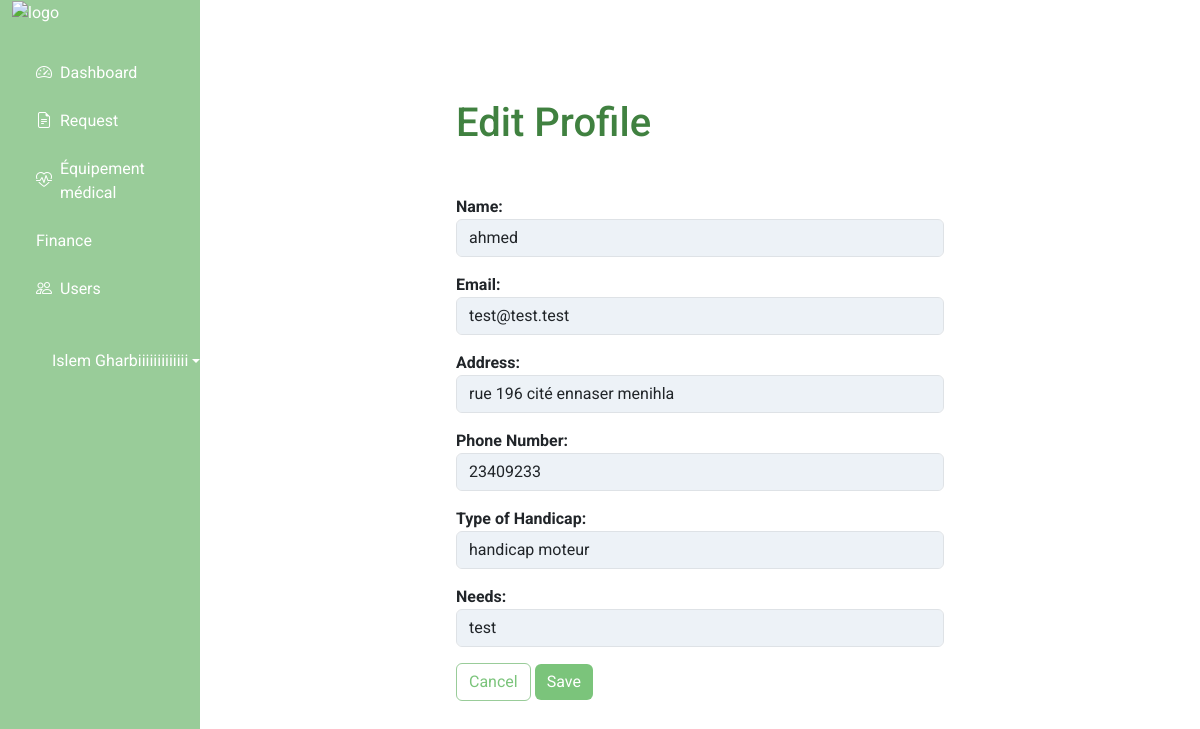
Screenshot of /back_office/edit_beneficiaire.php?id=43 (signed in) with the database file from the repository.
### tables this page shows
CREATE TABLE `users` (
  `id` int(11) NOT NULL,
  `name` varchar(25) NOT NULL,
  `email` varchar(100) NOT NULL,
  `pass` varchar(25) NOT NULL,
  `role` enum('donateur','beneficiaire') NOT NULL,
  `created_at` datetime DEFAULT current_timestamp(),
  `adress` varchar(255) DEFAULT NULL,
  `phone_number` varchar(15) DEFAULT NULL
);

### back_office/edit_beneficiaire.php (the view, shortened to what this page needs)
<?php
include 'db.php';
$id = $_GET['id'];
$query = "SELECT users.id, users.name, users.email, users.adress, users.phone_number, bénéficiaire.handicap_type, bénéficiaire.needs
          FROM users
          JOIN bénéficiaire ON users.id = bénéficiaire.user_id
          WHERE users.id = $id";
$res = mysqli_query($conn,$query);
if($res && mysqli_num_rows($res) > 0) {
        $beneficiaire  = mysqli_fetch_assoc($res);
} else {
    echo "No Beneficiary found.";
    exit;
}
?>
<!DOCTYPE html>
<html lang="en">
<head>
  <link rel="stylesheet" href="../assets/css/style.css">
  <link rel="stylesheet" href="https://cdn.jsdelivr.net/npm/bootstrap@5.3.3/dist/css/bootstrap.min.css">
</head>
<body>
<div class="d-flex flex-column flex-lg-row">
    <div class="col-lg-2 d-none d-lg-block">
      <?php include('nav.php'); ?>
    </div>
    <div class="container d-flex justify-content-center align-items-center vh-100" id="edit">
      <div class="col-lg-6">
        <h1 class="mb-5">Edit Profile</h1>
        <form method="post">
    <div class="form-group  mb-3">
        <label class="fw-bold"  for="name">Name:</label>
        <input type="text" class="form-control" id="name" name="name" value="<?= $beneficiaire['name'] ?>"required>
    </div>
    <div class="form-group mb-3">
        <label class="fw-bold"  for="email">Email:</label>
        <input type="text" class="form-control" id="email" name="email" value="<?= $beneficiaire['email'] ?>"required>
    </div>
    <div class="form-group mb-3">
        <label class="fw-bold"  for="adress">Address:</label>
        <input type="text" class="form-control" id="adress" name="adress" value="<?= $beneficiaire['adress'] ?>" required>
    </div>
    <div class="form-group mb-3">
        <label class="fw-bold"  for="phone">Phone Number:</label>
        <input type="text" class="form-control" id="phone" name="phone" value="<?= $beneficiaire['phone_number'] ?>" required>
    </div>
    <div class="form-group mb-3">
        <label class="fw-bold"  for="handicap_type">Type of Handicap:</label>
        <input type="text" class="form-control" id="handicap_type" name="handicap_type" value="<?= $beneficiaire['handicap_type'] ?>" required>
    </div>
    <div class="form-group mb-3">
        <label class="fw-bold"  for="needs">Needs:</label>
        <input type="text" class="form-control" id="needs" name="needs" value="<?= $beneficiaire['needs'] ?>" required>
    </div>
    <button type="reset" class="btn btn-secondary mr-5" id="navBtn2">Cancel</button>
    <button type="submit" class="btn btn-primary" id="navBtn">Save</button>
</form>
</body>
</html>

### assets/css/style.css (style rules this page uses)
body { font-family: 'Roboto', sans-serif; }
#navBtn { background-color: #7bc47b; color: white; border: none; }
#navBtn2 { color: #7bc47b; background-color: white; border: solid 1px #99CC99; }
#edit h1 { color: #408140; }
.form-control { background-color: #EDF2F7; }

### rows the page displays
bénéficiaire: name "ahmed", email "test@test.test", adress "rue 196 cité ennaser menihla", phone "23409233", handicap_type "handicap moteur", needs "test"

### other values shown
$_SESSION['admins_name'] "Islem Gharbiiiiiiiiiiiii"
